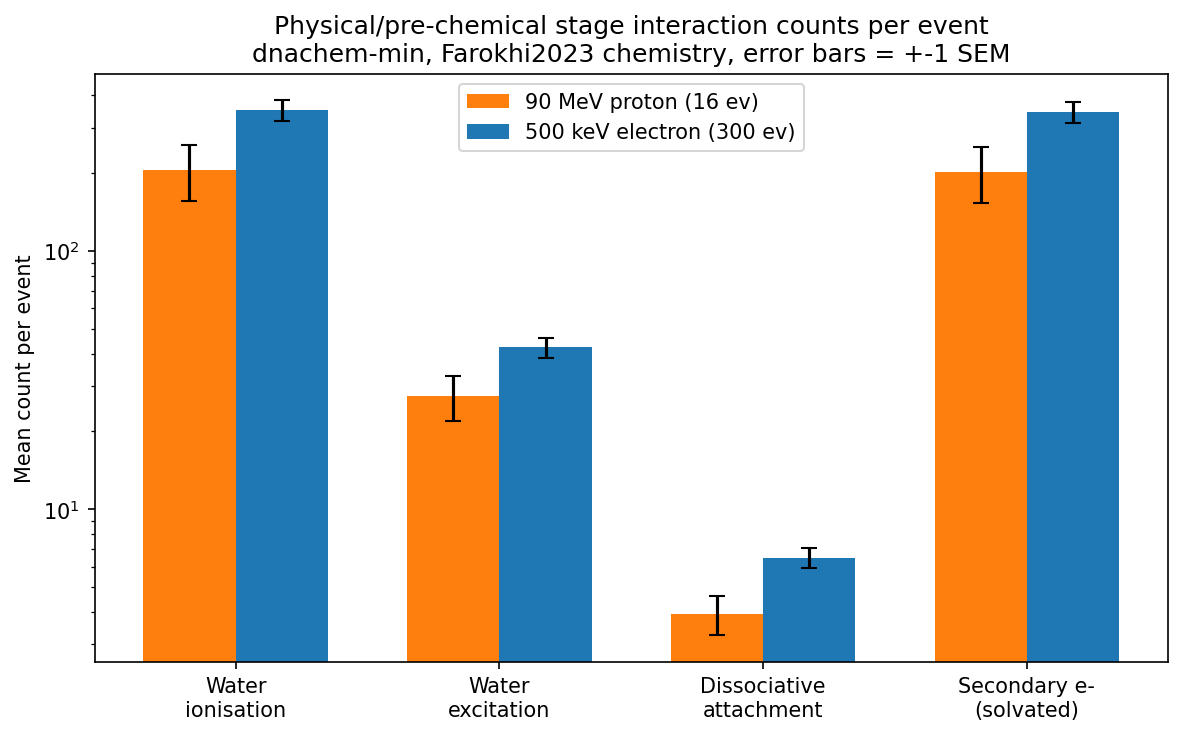

Python code for this plot:
"""Physical/pre-chemical stage interaction counts for the Farokhi2023 proton
and electron production runs: water ionisation, water excitation,
dissociative electron attachment, and secondary-electron (solvation) counts.

Source: PreChemical_run<R>_event<E>.txt, the per-event pre-chemical-stage
dump that Geant4-DNA's G4DNAChemistryManager/G4PhysChemIO writes directly
from the physics models (G4DNABornIonisationModel, G4DNAMillerGreenExcitationModel,
G4DNAMeltonAttachmentModel, G4DNAOneStepThermalizationModel, ...), staged
per-event by EventAction and moved into the dump directory by
RunAccumulatorMessenger at /run/dumpDataAndReset(ToDir) -- i.e. exactly the
files "dumped at the end of the physical phase / start of the pre-chemical
phase" that get moved at dump time.

File format (one line per physical interaction that creates a chemistry-stage
species): "<ParentID> H2O <modif>:<level> <energy_eV> ... <pos>" for an
ionised/excited/dissociatively-attached water molecule, or
"<ParentID> e_aq -1 <energy_eV> ... <pos>" for a secondary electron that
reached thermalisation/solvation. <modif> is Geant4's own
ElectronicModification enum (source/processes/electromagnetic/dna/utils/include/
G4DNAChemistryManager.hh): 0 = eIonizedMolecule, 1 = eExcitedMolecule,
2 = eDissociativeAttachment. Each e_aq line is one secondary electron reaching
the chemistry stage (a direct proxy for "secondary electron production": every
secondary that does not itself re-ionise/re-excite further ends up as exactly
one such line once it thermalises).

These are physics-stage quantities: independent of the chemistry model and
the O2 scavenger concentration (O2 only acts as a chemical-stage bulk
reaction, added after this file is written). IMPORTANT: every production
macro in this family uses the same fixed RNG seed (sim.cc's kDefaultSeed =
12345) regardless of O2 level, and per-event seeding in Geant4's MT run
manager is assigned deterministically from that single master seed before
any O2-dependent (chemistry-stage) RNG draw happens -- so the PreChemical
files, and every physics-stage aggregate derived from them, are *bit-
identical* across the 4 O2 levels of a given batch (verified by diff: proton
PreChemical_run0_event*.txt and PhysicsInteractions.Txt match byte-for-byte
across o2_{0,3,7,21}pct; same for electron). Pooling across O2 levels would
therefore count the same 16 (or 56/300) physical events repeatedly and
understate the true SEM -- this script uses exactly ONE representative O2
directory per beam/box/eLossMin configuration and reports the per-O2-level
table purely as a determinism check (every row must match the representative
row). For the same reason, the 56-event and 300-event electron batches are
NOT pooled either: they share the same seed, so the 56-event batch's events
are a byte-identical prefix of the 300-event batch's (verified) -- the
300-event batch alone is the larger, non-redundant sample. Runs with
different box size or PrimaryKiller eLossMin would not be poolable anyway,
since both directly change which/how many physical interactions are
reachable (box size bounds secondary travel in the one-box geometry;
eLossMin truncates the *primary* track once it has deposited the threshold,
stopping its own further ionisations/excitations early without affecting
already-created secondaries).

Usage: python physical_stage_counts.py
Writes, next to this script: physical_stage_counts.png (grouped bar chart,
proton vs. electron, mean count per event +-1 SEM) and
physical_stage_counts.md (the full table, pooled and per-O2-level).
"""

import math
import os
import statistics
from pathlib import Path

import matplotlib

matplotlib.use("Agg")
import matplotlib.pyplot as plt

G4_DATA_OUTPUT = Path(os.environ.get("G4_DATA_OUTPUT", r"D:\DATA\Geant4"))

PROTON_BASE = G4_DATA_OUTPUT / "261009_Farokhi2023_proton"
PROTON_RUNS = {0: "o2_0pct", 3: "o2_3pct", 7: "o2_7pct", 21: "o2_21pct"}
PROTON_REPRESENTATIVE_O2 = 0  # all 4 are bit-identical (same seed, O2 is chemistry-only)

# 300-event batch only: same fixed seed as the 56-event batch, so the 56-event
# batch's events are a byte-identical prefix of this one (verified) -- not a
# second independent sample.
ELECTRON_BASE = G4_DATA_OUTPUT / "261010_Farokhi2023_electron_300ev"
ELECTRON_RUNS = {0: "o2_0pct", 2.5: "o2_2p5pct", 5: "o2_5pct", 21: "o2_21pct"}
ELECTRON_REPRESENTATIVE_O2 = 0  # all 4 are bit-identical for the same reason


def count_prechem_file(path):
    """Return (n_ionisation, n_excitation, n_attachment, n_secondary_e) for one event file."""
    n_ion = n_exc = n_att = n_eaq = 0
    with open(path, encoding="utf-8") as f:
        for i, line in enumerate(f):
            if i < 3 or not line.strip():
                continue
            parts = line.split()
            mol = parts[1]
            if mol == "H2O":
                modif = parts[2].split(":")[0]
                if modif == "0":
                    n_ion += 1
                elif modif == "1":
                    n_exc += 1
                elif modif == "2":
                    n_att += 1
            elif mol == "e_aq":
                n_eaq += 1
    return n_ion, n_exc, n_att, n_eaq


def per_event_counts(run_dir):
    """Return a list of (n_ion, n_exc, n_att, n_eaq) tuples, one per event file."""
    files = sorted(run_dir.glob("PreChemical_run*_event*.txt"))
    return [count_prechem_file(f) for f in files]


def mean_sem(values):
    n = len(values)
    if n == 0:
        return float("nan"), float("nan"), 0
    mean = statistics.fmean(values)
    if n > 1:
        var = statistics.variance(values, xbar=mean)
        sem = math.sqrt(var / n)
    else:
        sem = float("nan")
    return mean, sem, n


COLUMNS = ["ionisation", "excitation", "attachment", "secondary_e"]


def summarize(rows_by_label):
    """rows_by_label: {label: [(ion, exc, att, eaq), ...]}. Returns {label: {col: (mean, sem, n)}}."""
    out = {}
    for label, rows in rows_by_label.items():
        stats = {}
        for idx, col in enumerate(COLUMNS):
            stats[col] = mean_sem([r[idx] for r in rows])
        out[label] = stats
    return out


def load_proton():
    per_o2 = {o2: per_event_counts(PROTON_BASE / name) for o2, name in PROTON_RUNS.items()}
    representative = per_o2[PROTON_REPRESENTATIVE_O2]
    return per_o2, representative


def load_electron():
    per_o2 = {o2: per_event_counts(ELECTRON_BASE / name) for o2, name in ELECTRON_RUNS.items()}
    representative = per_o2[ELECTRON_REPRESENTATIVE_O2]
    return per_o2, representative


def plot_bar(out_path, proton_stats, electron_stats):
    labels = ["ionisation", "excitation", "attachment", "secondary_e"]
    display = ["Water\nionisation", "Water\nexcitation", "Dissociative\nattachment",
               "Secondary e-\n(solvated)"]
    x = range(len(labels))
    width = 0.35
    fig, ax = plt.subplots(figsize=(8, 5))
    p_mean = [proton_stats[l][0] for l in labels]
    p_sem = [proton_stats[l][1] for l in labels]
    e_mean = [electron_stats[l][0] for l in labels]
    e_sem = [electron_stats[l][1] for l in labels]
    ax.bar([i - width / 2 for i in x], p_mean, width, yerr=p_sem, capsize=4,
           label="90 MeV proton (16 ev)", color="tab:orange")
    ax.bar([i + width / 2 for i in x], e_mean, width, yerr=e_sem, capsize=4,
           label="500 keV electron (300 ev)", color="tab:blue")
    ax.set_xticks(list(x))
    ax.set_xticklabels(display)
    ax.set_ylabel("Mean count per event")
    ax.set_yscale("log")
    ax.legend()
    ax.set_title("Physical/pre-chemical stage interaction counts per event\n"
                 "dnachem-min, Farokhi2023 chemistry, error bars = +-1 SEM")
    fig.tight_layout()
    fig.savefig(out_path, dpi=150, bbox_inches="tight")
    plt.close(fig)


def fmt(mean, sem, n):
    if n == 0:
        return "n/a"
    if math.isnan(sem):
        return f"{mean:.3f} (n={n})"
    return f"{mean:.3f} +/- {sem:.3f} (n={n})"


def write_markdown(out_path, proton_per_o2, proton_stats, electron_per_o2, electron_stats):
    lines = [
        "# Physical/pre-chemical stage interaction counts",
        "",
        "Mean count per event (molecules/events), +-1 SEM across events, from",
        "`PreChemical_run<R>_event<E>.txt`. Ionisation/excitation/attachment are H2O",
        "lines by modification code (0/1/2); secondary_e is the count of e_aq lines",
        "(solvated secondary electrons). See the script docstring for exact definitions.",
        "",
        "All 4 O2-level macros in a batch share the fixed RNG seed (12345), and O2 only",
        "acts in the chemistry stage (after these files are written), so these files are",
        "bit-identical across O2 levels -- confirmed below. One representative O2",
        "directory per beam is used for the counts (pooling across O2 would count the",
        "same events repeatedly and understate SEM); the electron run uses the 300-event",
        "batch, whose events are a seed-identical superset of the earlier 56-event batch.",
        "",
        "## Representative counts",
        "",
        "| Quantity | 90 MeV proton (10x10x10 um^3, 16 ev) | 500 keV electron "
        "(500 um box, eLossMin 5 keV, 300 ev) | Electron / proton ratio |",
        "|---|---|---|---|",
    ]
    for col, label in zip(COLUMNS, ["Water ionisation", "Water excitation",
                                     "Dissociative attachment", "Secondary e- (solvated)"]):
        pm, ps, pn = proton_stats[col]
        em, es, en = electron_stats[col]
        ratio = f"{em / pm:.2f}" if pm else "n/a"
        lines.append(f"| {label} | {fmt(pm, ps, pn)} | {fmt(em, es, en)} | {ratio} |")

    pi = proton_stats["ionisation"][0]
    pe = proton_stats["excitation"][0]
    ei = electron_stats["ionisation"][0]
    ee = electron_stats["excitation"][0]
    lines += [
        "",
        f"Ionisation/excitation ratio: proton {pi / pe:.3f}, electron {ei / ee:.3f}.",
        "",
        "## Per O2 level (determinism check -- every row below must equal the",
        "representative row above exactly, not just within SEM: physical stage does not",
        "see O2, and all O2 levels share the same seed)",
        "",
    ]
    for particle, per_o2 in [("Proton", proton_per_o2), ("Electron", electron_per_o2)]:
        lines.append(f"### {particle}")
        lines.append("")
        lines.append("| O2 level | Ionisation | Excitation | Attachment | Secondary e- |")
        lines.append("|---|---|---|---|---|")
        for o2 in sorted(per_o2):
            rows = per_o2[o2]
            stats = {col: mean_sem([r[idx] for r in rows]) for idx, col in enumerate(COLUMNS)}
            lines.append(
                f"| {o2}% | {fmt(*stats['ionisation'])} | {fmt(*stats['excitation'])} | "
                f"{fmt(*stats['attachment'])} | {fmt(*stats['secondary_e'])} |")
        lines.append("")

    out_path.write_text("\n".join(lines), encoding="utf-8")


def main():
    out_dir = Path(__file__).resolve().parent

    proton_per_o2, proton_rep = load_proton()
    electron_per_o2, electron_rep = load_electron()

    proton_stats = summarize({"rep": proton_rep})["rep"]
    electron_stats = summarize({"rep": electron_rep})["rep"]

    plot_bar(out_dir / "physical_stage_counts.png", proton_stats, electron_stats)
    write_markdown(out_dir / "physical_stage_counts.md",
                    proton_per_o2, proton_stats, electron_per_o2, electron_stats)

    print(f"Wrote {out_dir / 'physical_stage_counts.png'}")
    print(f"Wrote {out_dir / 'physical_stage_counts.md'}")


if __name__ == "__main__":
    main()
